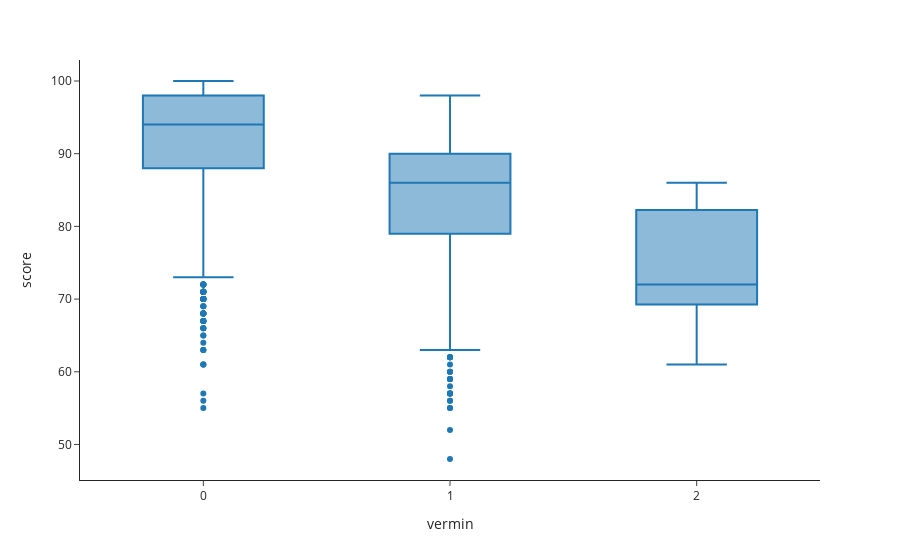

The notebook cell saved with this chart:
### Code cell
px.box(ins_and_vios, x='vermin', y='score') # SOLUTION

### Figure 1 — Plotly figure (JSON) as saved in the notebook; plotly's stock layout.template omitted (floating-point values rounded to 4 significant figures; data arrays with more than 128 entries replaced by an {"elided": "..."} marker saying what was removed)
{"data": [{"alignmentgroup": "True", "hovertemplate": "vermin=%{x}<br>score=%{y}<extra></extra>", "legendgroup": "", "marker": {"color": "#1F77B4"}, "name": "", "notched": false, "offsetgroup": "", "orientation": "v", "showlegend": false, "type": "box", "x": {"elided": "5443 float values"}, "x0": " ", "xaxis": "x", "y": {"elided": "5443 int values"}, "y0": " ", "yaxis": "y"}], "layout": {"boxmode": "group", "legend": {"tracegroupgap": 0}, "margin": {"t": 60}, "xaxis": {"anchor": "y", "domain": [0, 1], "title": {"text": "vermin"}}, "yaxis": {"anchor": "x", "domain": [0, 1], "title": {"text": "score"}}}}
